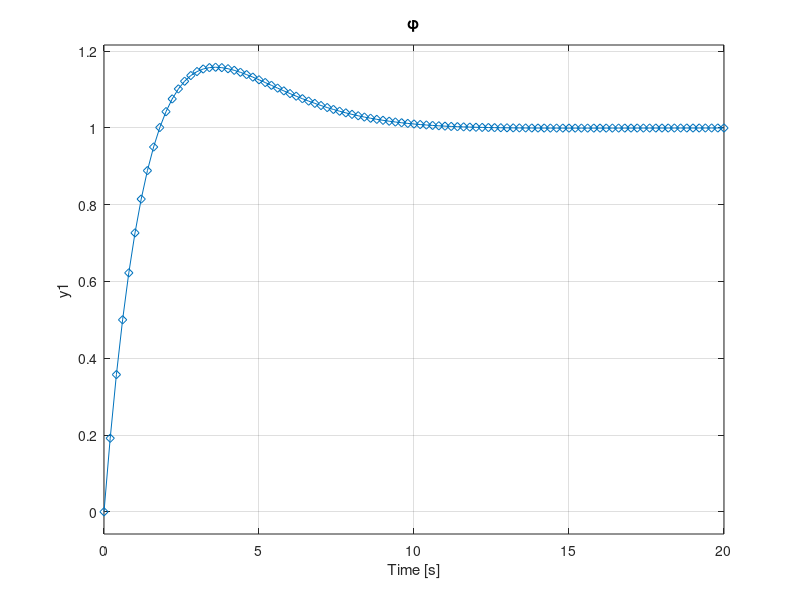
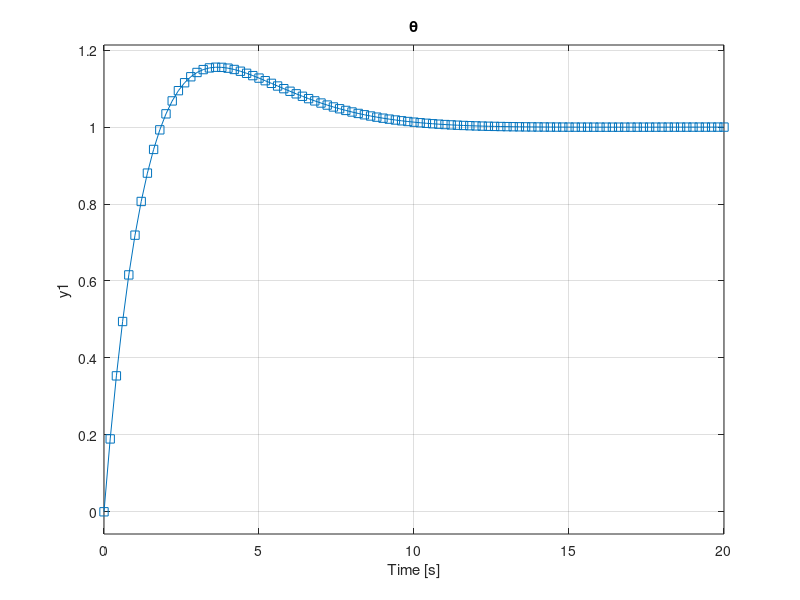
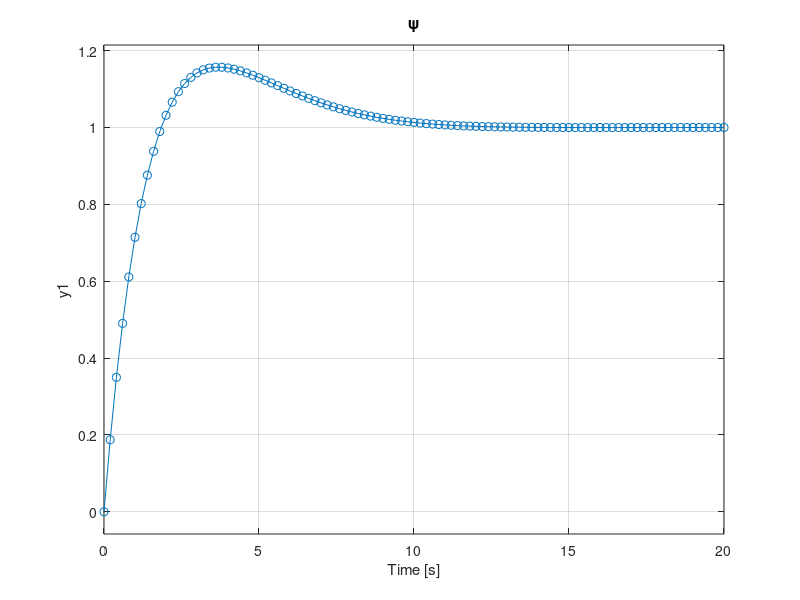

These figures' MATLAB source, in order:
close all
% plot and analyse closed loop performance after gain selction
% K=[244 0 776
%     220 0 699.5
%     164 0 521.3];
% after root locus refinement
K=[0.3144*1881.7 0 1811.7
   0.3145*1614.4 0 1614.4
   0.3146*1188.4 0 1188.4];


s=tf('s');

a=[5.67 6.29 8.44]*1e-4;

mar={'-d', '-s', '-o'}
tit={'\phi','\theta','\psi'};

for i=1:3
Gp=a(i)/s^2
Gc=K(i,:)*[1 ;1/s; s];
Gcl=feedback(Gp*Gc,1);
figure
step(Gcl,mar{i})
title(tit{i})
grid on
print(['rloc' num2str(i)],'-depsc')
end



% K=1e3*[ 1.455 0 1.293
%         1.311 0 1.166
%         0.977 0 0.868];

% K=[238e-1 0 1272e-1
%     214e-1 0 1146e-1
%     159e-1 0 854e-1];